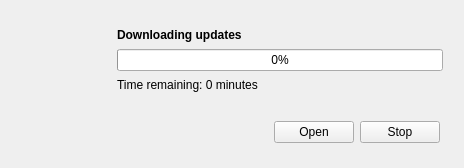
<?xml version="1.0" encoding="UTF-8"?>
<ui version="4.0">
 <class>Downloader</class>
 <widget class="QWidget" name="Downloader">
  <property name="windowModality">
   <enum>Qt::ApplicationModal</enum>
  </property>
  <property name="geometry">
   <rect>
    <x>0</x>
    <y>0</y>
    <width>464</width>
    <height>168</height>
   </rect>
  </property>
  <property name="sizePolicy">
   <sizepolicy hsizetype="Minimum" vsizetype="Minimum">
    <horstretch>0</horstretch>
    <verstretch>0</verstretch>
   </sizepolicy>
  </property>
  <property name="windowTitle">
   <string>下载更新</string>
  </property>
  <property name="windowIcon">
   <iconset resource="../etc/resources/qsimpleupdater.qrc">
    <normaloff>:/icons/nupdate.png</normaloff>:/icons/nupdate.png</iconset>
  </property>
  <layout class="QVBoxLayout" name="verticalLayout">
   <property name="spacing">
    <number>0</number>
   </property>
   <property name="leftMargin">
    <number>12</number>
   </property>
   <property name="topMargin">
    <number>12</number>
   </property>
   <property name="rightMargin">
    <number>12</number>
   </property>
   <property name="bottomMargin">
    <number>12</number>
   </property>
   <item>
    <widget class="QWidget" name="widget" native="true">
     <layout class="QHBoxLayout" name="horizontalLayout">
      <property name="spacing">
       <number>0</number>
      </property>
      <property name="leftMargin">
       <number>0</number>
      </property>
      <property name="topMargin">
       <number>0</number>
      </property>
      <property name="rightMargin">
       <number>0</number>
      </property>
      <property name="bottomMargin">
       <number>0</number>
      </property>
      <item>
       <widget class="QLabel" name="updater_icon">
        <property name="minimumSize">
         <size>
          <width>96</width>
          <height>96</height>
         </size>
        </property>
        <property name="text">
         <string/>
        </property>
        <property name="pixmap">
         <pixmap resource="../etc/resources/qsimpleupdater.qrc">:/icons/nupdate.png</pixmap>
        </property>
       </widget>
      </item>
      <item>
       <widget class="QWidget" name="progressFrame" native="true">
        <layout class="QVBoxLayout" name="verticalLayout_2">
         <property name="spacing">
          <number>0</number>
         </property>
         <item>
          <widget class="QLabel" name="downloadLabel">
           <property name="font">
            <font>
             <weight>75</weight>
             <bold>true</bold>
            </font>
           </property>
           <property name="text">
            <string>Downloading updates</string>
           </property>
          </widget>
         </item>
         <item>
          <widget class="QProgressBar" name="progressBar">
           <property name="minimumSize">
            <size>
             <width>320</width>
             <height>0</height>
            </size>
           </property>
           <property name="value">
            <number>0</number>
           </property>
           <property name="invertedAppearance">
            <bool>false</bool>
           </property>
          </widget>
         </item>
         <item>
          <widget class="QLabel" name="timeLabel">
           <property name="text">
            <string>Time remaining: 0 minutes</string>
           </property>
          </widget>
         </item>
        </layout>
       </widget>
      </item>
     </layout>
    </widget>
   </item>
   <item>
    <widget class="QWidget" name="buttonFrame" native="true">
     <layout class="QHBoxLayout" name="horizontalLayout_2">
      <property name="leftMargin">
       <number>12</number>
      </property>
      <property name="topMargin">
       <number>12</number>
      </property>
      <property name="rightMargin">
       <number>12</number>
      </property>
      <property name="bottomMargin">
       <number>12</number>
      </property>
      <item>
       <spacer name="buttonSpacer">
        <property name="orientation">
         <enum>Qt::Horizontal</enum>
        </property>
        <property name="sizeHint" stdset="0">
         <size>
          <width>40</width>
          <height>20</height>
         </size>
        </property>
       </spacer>
      </item>
      <item>
       <widget class="QPushButton" name="openButton">
        <property name="text">
         <string>Open</string>
        </property>
       </widget>
      </item>
      <item>
       <widget class="QPushButton" name="stopButton">
        <property name="text">
         <string>Stop</string>
        </property>
       </widget>
      </item>
     </layout>
    </widget>
   </item>
  </layout>
 </widget>
 <resources>
  <include location="../etc/resources/qsimpleupdater.qrc"/>
 </resources>
 <connections/>
</ui>
